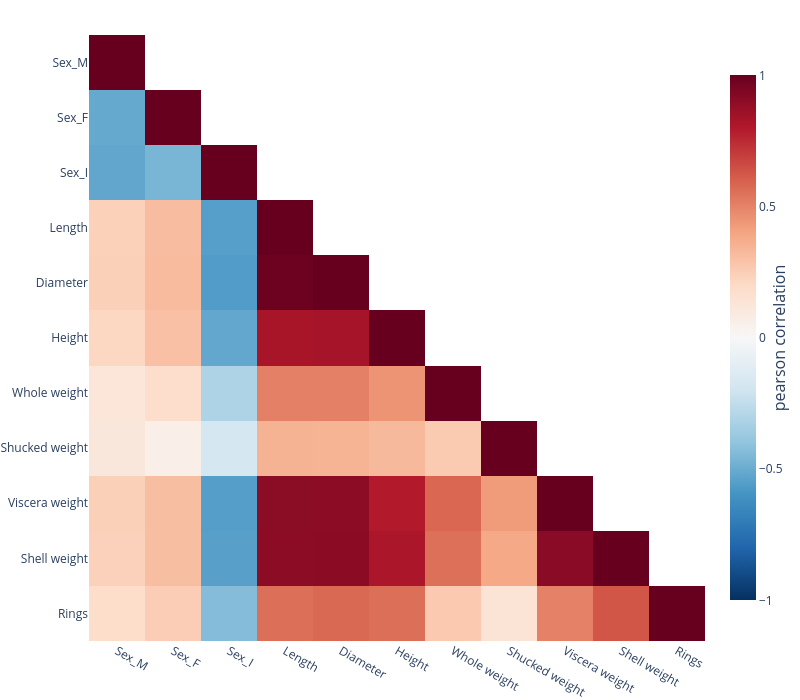

Here is the notebook cell this chart was saved with:
### Code cell
# Plote a matriz de correlação do conjunto de dados
experionml.plot_correlation()

### Figure 1 — Plotly figure (JSON) as saved in the notebook; plotly's stock layout.template omitted (floating-point values rounded to 4 significant figures)
{"data": [{"coloraxis": "coloraxis", "hoverongaps": false, "hovertemplate": "x:%{x}<br>y:%{y}<br>z:%{z}<extra></extra>", "showlegend": false, "type": "heatmap", "x": ["Sex_M", "Sex_F", "Sex_I", "Length", "Diameter", "Height", "Whole weight", "Shucked weight", "Viscera weight", "Shell weight", "Rings"], "xaxis": "x", "y": ["Sex_M", "Sex_F", "Sex_I", "Length", "Diameter", "Height", "Whole weight", "Shucked weight", "Viscera weight", "Shell weight", "Rings"], "yaxis": "y", "z": [[1.0, NaN, NaN, NaN, NaN, NaN, NaN, NaN, NaN, NaN, NaN], [-0.5125, 1.0, NaN, NaN, NaN, NaN, NaN, NaN, NaN, NaN, NaN], [-0.5225, -0.4643, 1.0, NaN, NaN, NaN, NaN, NaN, NaN, NaN, NaN], [0.2365, 0.3097, -0.5515, 1.0, NaN, NaN, NaN, NaN, NaN, NaN, NaN], [0.2404, 0.3186, -0.5643, 0.9868, 1.0, NaN, NaN, NaN, NaN, NaN, NaN], [0.2155, 0.2984, -0.5186, 0.8276, 0.8337, 1.0, NaN, NaN, NaN, NaN, NaN], [0.124, 0.1834, -0.31, 0.5085, 0.5076, 0.449, 1.0, NaN, NaN, NaN, NaN], [0.1142, 0.06082, -0.1782, 0.3488, 0.3447, 0.3244, 0.2639, 1.0, NaN, NaN, NaN], [0.2422, 0.3084, -0.5561, 0.903, 0.8997, 0.7983, 0.5792, 0.4258, 1.0, NaN, NaN], [0.2354, 0.3063, -0.547, 0.8977, 0.9053, 0.8173, 0.5538, 0.3857, 0.9077, 1.0, NaN], [0.1818, 0.2503, -0.4361, 0.5567, 0.5747, 0.5575, 0.2653, 0.1357, 0.5038, 0.6276, 1.0]]}], "layout": {"coloraxis": {"cmax": 1, "cmin": -1, "colorbar": {"len": 0.9, "thickness": 26.1, "title": {"font": {"size": 16}, "side": "right", "text": "pearson correlation"}, "x": 0.8918, "xanchor": "left", "y": 0.5, "yanchor": "middle"}, "colorscale": [[0.0, "rgb(5,48,97)"], [0.1, "rgb(33,102,172)"], [0.2, "rgb(67,147,195)"], [0.3, "rgb(146,197,222)"], [0.4, "rgb(209,229,240)"], [0.5, "rgb(247,247,247)"], [0.6, "rgb(253,219,199)"], [0.7, "rgb(244,165,130)"], [0.8, "rgb(214,96,77)"], [0.9, "rgb(178,24,43)"], [1.0, "rgb(103,0,31)"]]}, "font": {"size": 12}, "height": 700, "hoverlabel": {"font": {"size": 16}}, "legend": {}, "margin": {"b": 50, "l": 50, "pad": 0, "r": 0, "t": 35}, "showlegend": false, "title": {"font": {"size": 24}, "pad": {"b": 15, "t": 15}, "x": 0.5, "xanchor": "center", "xref": "paper", "y": 1, "yanchor": "top"}, "width": 800, "xaxis": {"anchor": "y", "automargin": true, "domain": [0.0, 0.87], "showgrid": false, "title": {"font": {"size": 16}}}, "yaxis": {"anchor": "x", "automargin": true, "autorange": "reversed", "domain": [0.0, 1.0], "showgrid": false, "title": {"font": {"size": 16}}}}}
